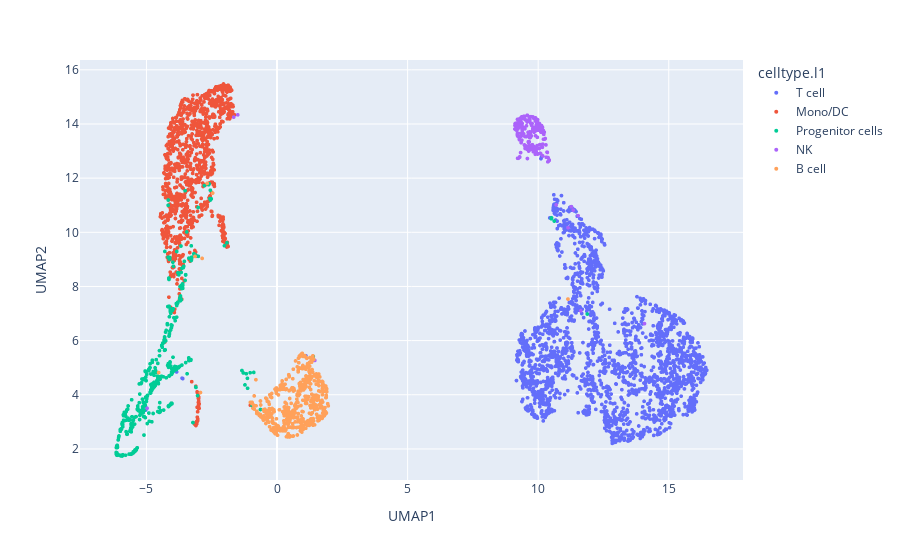

Notebook code cell kept with this figure:
### Code cell
fig = px.scatter(plot_df, x="UMAP1", y="UMAP2", color='celltype.l1')
fig.update_traces(marker=dict(size=4))
fig.show()

### Figure 1 — Plotly figure (JSON) as saved in the notebook; plotly's stock layout.template omitted (floating-point values rounded to 4 significant figures; data arrays with more than 128 entries replaced by an {"elided": "..."} marker saying what was removed)
{"data": [{"hovertemplate": "celltype.l1=T cell<br>UMAP1=%{x}<br>UMAP2=%{y}<extra></extra>", "legendgroup": "T cell", "marker": {"color": "#636efa", "size": 4, "symbol": "circle"}, "mode": "markers", "name": "T cell", "showlegend": true, "type": "scattergl", "x": {"elided": "2245 float values"}, "xaxis": "x", "y": {"elided": "2245 float values"}, "yaxis": "y"}, {"hovertemplate": "celltype.l1=Mono/DC<br>UMAP1=%{x}<br>UMAP2=%{y}<extra></extra>", "legendgroup": "Mono/DC", "marker": {"color": "#EF553B", "size": 4, "symbol": "circle"}, "mode": "markers", "name": "Mono/DC", "showlegend": true, "type": "scattergl", "x": {"elided": "1165 float values"}, "xaxis": "x", "y": {"elided": "1165 float values"}, "yaxis": "y"}, {"hovertemplate": "celltype.l1=Progenitor cells<br>UMAP1=%{x}<br>UMAP2=%{y}<extra></extra>", "legendgroup": "Progenitor cells", "marker": {"color": "#00cc96", "size": 4, "symbol": "circle"}, "mode": "markers", "name": "Progenitor cells", "showlegend": true, "type": "scattergl", "x": {"elided": "428 float values"}, "xaxis": "x", "y": {"elided": "428 float values"}, "yaxis": "y"}, {"hovertemplate": "celltype.l1=NK<br>UMAP1=%{x}<br>UMAP2=%{y}<extra></extra>", "legendgroup": "NK", "marker": {"color": "#ab63fa", "size": 4, "symbol": "circle"}, "mode": "markers", "name": "NK", "showlegend": true, "type": "scattergl", "x": {"elided": "215 float values"}, "xaxis": "x", "y": {"elided": "215 float values"}, "yaxis": "y"}, {"hovertemplate": "celltype.l1=B cell<br>UMAP1=%{x}<br>UMAP2=%{y}<extra></extra>", "legendgroup": "B cell", "marker": {"color": "#FFA15A", "size": 4, "symbol": "circle"}, "mode": "markers", "name": "B cell", "showlegend": true, "type": "scattergl", "x": {"elided": "549 float values"}, "xaxis": "x", "y": {"elided": "549 float values"}, "yaxis": "y"}], "layout": {"legend": {"title": {"text": "celltype.l1"}, "tracegroupgap": 0}, "margin": {"t": 60}, "xaxis": {"anchor": "y", "domain": [0, 1], "title": {"text": "UMAP1"}}, "yaxis": {"anchor": "x", "domain": [0, 1], "title": {"text": "UMAP2"}}}}
